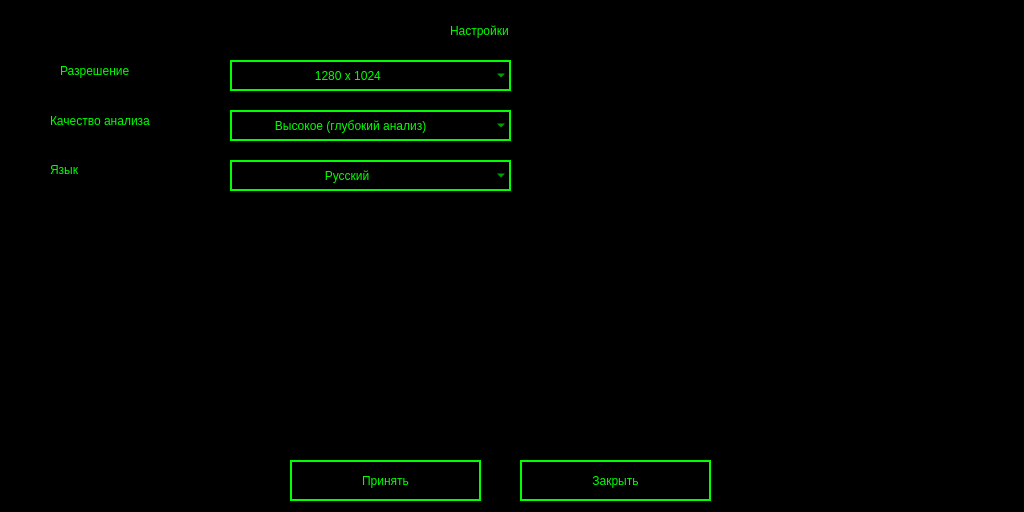
<?xml version="1.0" encoding="UTF-8"?>
<ui version="4.0">
 <class>Dialog</class>
 <widget class="QDialog" name="Dialog">
  <property name="geometry">
   <rect>
    <x>0</x>
    <y>0</y>
    <width>1024</width>
    <height>512</height>
   </rect>
  </property>
  <property name="windowTitle">
   <string>Dialog</string>
  </property>
  <property name="styleSheet">
   <string notr="true">background-color: rgb(0, 0, 0);
color: rgb(0, 255, 0);</string>
  </property>
  <widget class="QLabel" name="label">
   <property name="geometry">
    <rect>
     <x>60</x>
     <y>61</y>
     <width>141</width>
     <height>20</height>
    </rect>
   </property>
   <property name="styleSheet">
    <string notr="true">font: 12pt &quot;GOST type B&quot;;</string>
   </property>
   <property name="text">
    <string>Разрешение</string>
   </property>
  </widget>
  <widget class="QLabel" name="label_2">
   <property name="geometry">
    <rect>
     <x>450</x>
     <y>10</y>
     <width>201</width>
     <height>41</height>
    </rect>
   </property>
   <property name="styleSheet">
    <string notr="true">font: 24pt &quot;GOST type B&quot;;</string>
   </property>
   <property name="text">
    <string>Настройки</string>
   </property>
  </widget>
  <widget class="QLabel" name="label_3">
   <property name="geometry">
    <rect>
     <x>50</x>
     <y>160</y>
     <width>61</width>
     <height>20</height>
    </rect>
   </property>
   <property name="styleSheet">
    <string notr="true">font: 12pt &quot;GOST type B&quot;;</string>
   </property>
   <property name="text">
    <string>Язык</string>
   </property>
  </widget>
  <widget class="QLabel" name="label_4">
   <property name="geometry">
    <rect>
     <x>50</x>
     <y>110</y>
     <width>171</width>
     <height>21</height>
    </rect>
   </property>
   <property name="styleSheet">
    <string notr="true">font: 12pt &quot;GOST type B&quot;;
gridline-color: rgb(0, 255, 0);</string>
   </property>
   <property name="text">
    <string>Качество анализа</string>
   </property>
  </widget>
  <widget class="QComboBox" name="comboBox">
   <property name="geometry">
    <rect>
     <x>230</x>
     <y>60</y>
     <width>281</width>
     <height>31</height>
    </rect>
   </property>
   <property name="styleSheet">
    <string notr="true">border: 2px solid rgb(0, 255, 0);</string>
   </property>
   <item>
    <property name="text">
     <string>                        1280 x 1024</string>
    </property>
   </item>
   <item>
    <property name="text">
     <string>                         1024 x 768</string>
    </property>
   </item>
   <item>
    <property name="text">
     <string>                          800 x 600</string>
    </property>
   </item>
  </widget>
  <widget class="QComboBox" name="comboBox_2">
   <property name="geometry">
    <rect>
     <x>230</x>
     <y>160</y>
     <width>281</width>
     <height>31</height>
    </rect>
   </property>
   <property name="styleSheet">
    <string notr="true">border: 2px solid rgb(0, 255, 0);</string>
   </property>
   <item>
    <property name="text">
     <string>                           Русский</string>
    </property>
   </item>
   <item>
    <property name="text">
     <string>                           English</string>
    </property>
   </item>
   <item>
    <property name="text">
     <string>                           Deutch</string>
    </property>
   </item>
  </widget>
  <widget class="QComboBox" name="comboBox_3">
   <property name="geometry">
    <rect>
     <x>230</x>
     <y>110</y>
     <width>281</width>
     <height>31</height>
    </rect>
   </property>
   <property name="styleSheet">
    <string notr="true">border: 2px solid rgb(0, 255, 0);</string>
   </property>
   <item>
    <property name="text">
     <string>            Высокое (глубокий анализ)</string>
    </property>
   </item>
   <item>
    <property name="text">
     <string>                          Среднее</string>
    </property>
   </item>
   <item>
    <property name="text">
     <string>         Низкое(высокая погрешность)</string>
    </property>
   </item>
  </widget>
  <widget class="QPushButton" name="pushButton_5">
   <property name="geometry">
    <rect>
     <x>520</x>
     <y>460</y>
     <width>191</width>
     <height>41</height>
    </rect>
   </property>
   <property name="styleSheet">
    <string notr="true">
QPushButton{
color: rgb(0, 255, 0);
font: 16pt &quot;GOST type A&quot;;
border: 2px solid rgb(0, 255, 0)
}

QPushButton:pressed{
background-color:  rgb(0, 255, 0);
color: rgb(0, 0, 0);
}</string>
   </property>
   <property name="text">
    <string>Закрыть</string>
   </property>
  </widget>
  <widget class="QPushButton" name="pushButton_6">
   <property name="geometry">
    <rect>
     <x>290</x>
     <y>460</y>
     <width>191</width>
     <height>41</height>
    </rect>
   </property>
   <property name="styleSheet">
    <string notr="true">
QPushButton{
color: rgb(0, 255, 0);
font: 16pt &quot;GOST type A&quot;;
border: 2px solid rgb(0, 255, 0)
}

QPushButton:pressed{
background-color:  rgb(0, 255, 0);
color: rgb(0, 0, 0);
}</string>
   </property>
   <property name="text">
    <string>Принять</string>
   </property>
  </widget>
 </widget>
 <resources/>
 <connections/>
</ui>
